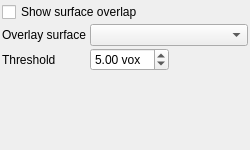
      <widget class="QWidget" name="dockWidgetRenderSettingsContents">
       <property name="geometry">
        <rect>
         <x>0</x>
         <y>0</y>
         <width>250</width>
         <height>150</height>
        </rect>
       </property>
       <layout class="QGridLayout" name="gridLayoutRenderSettings">
        <property name="leftMargin">
         <number>2</number>
        </property>
        <property name="topMargin">
         <number>2</number>
        </property>
        <property name="rightMargin">
         <number>2</number>
        </property>
        <property name="bottomMargin">
         <number>2</number>
        </property>
        <property name="horizontalSpacing">
         <number>4</number>
        </property>
        <property name="verticalSpacing">
         <number>2</number>
        </property>
       <item row="0" column="0" colspan="3">
        <widget class="QCheckBox" name="chkSurfaceOverlay">
         <property name="text">
          <string>Show surface overlap</string>
         </property>
         <property name="toolTip">
          <string>Highlight regions where another surface is within threshold distance</string>
         </property>
        </widget>
       </item>
       <item row="1" column="0">
        <widget class="QLabel" name="labelOverlaySurface">
         <property name="text">
          <string>Overlay surface</string>
         </property>
        </widget>
       </item>
       <item row="1" column="1" colspan="2">
        <widget class="QComboBox" name="surfaceOverlaySelect"/>
       </item>
       <item row="2" column="0">
        <widget class="QLabel" name="labelOverlapThreshold">
         <property name="text">
          <string>Threshold</string>
         </property>
        </widget>
       </item>
       <item row="2" column="1">
        <widget class="QDoubleSpinBox" name="spinOverlapThreshold">
         <property name="minimum">
          <double>0.100000000000000</double>
         </property>
         <property name="maximum">
          <double>50.000000000000000</double>
         </property>
         <property name="singleStep">
          <double>0.500000000000000</double>
         </property>
         <property name="value">
          <double>5.000000000000000</double>
         </property>
         <property name="suffix">
          <string> vox</string>
         </property>
         <property name="toolTip">
          <string>Distance threshold in voxels for overlap detection</string>
         </property>
        </widget>
       </item>
       <item row="3" column="0" colspan="3">
        <spacer name="verticalSpacerRenderSettings">
         <property name="orientation">
          <enum>Qt::Vertical</enum>
         </property>
         <property name="sizeHint" stdset="0">
          <size>
           <width>20</width>
           <height>40</height>
          </size>
         </property>
        </spacer>
       </item>
      </layout>
     </widget>
